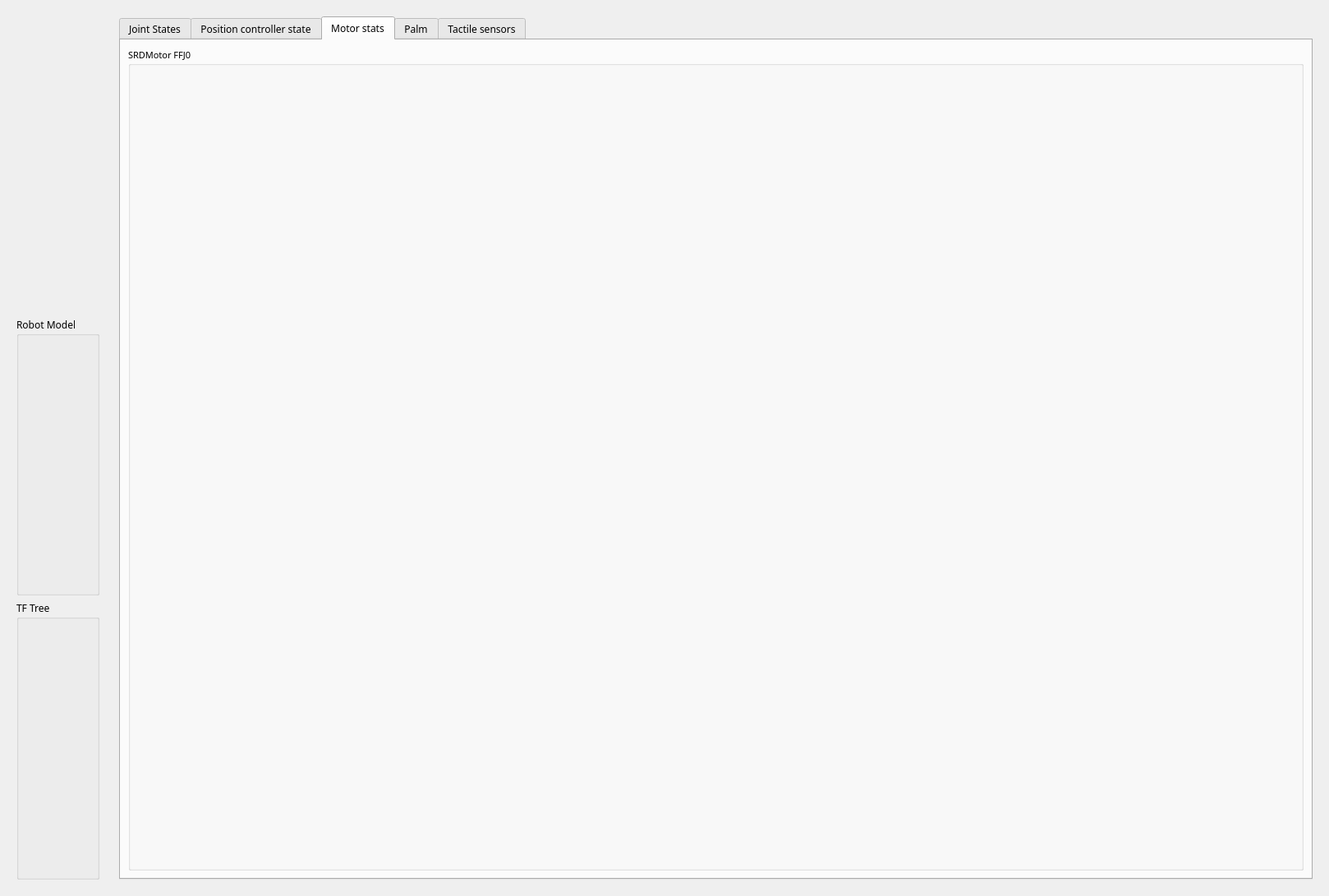
<?xml version="1.0" encoding="UTF-8"?>
<ui version="4.0">
 <class>Form</class>
 <widget class="QWidget" name="Form">
  <property name="geometry">
   <rect>
    <x>0</x>
    <y>0</y>
    <width>1618</width>
    <height>1091</height>
   </rect>
  </property>
  <property name="font">
   <font>
    <family>Sans Serif</family>
    <italic>false</italic>
   </font>
  </property>
  <property name="focusPolicy">
   <enum>Qt::NoFocus</enum>
  </property>
  <property name="windowTitle">
   <string>Dexterous Hand Data Visualizer</string>
  </property>
  <layout class="QGridLayout" name="gridLayout_3">
   <item row="0" column="0">
    <layout class="QGridLayout" name="gridLayout">
     <item row="0" column="1">
      <widget class="QWidget" name="right" native="true">
       <property name="sizePolicy">
        <sizepolicy hsizetype="Preferred" vsizetype="Preferred">
         <horstretch>2</horstretch>
         <verstretch>0</verstretch>
        </sizepolicy>
       </property>
       <layout class="QGridLayout" name="gridLayout_4">
        <item row="1" column="0">
         <widget class="QTabWidget" name="tabWidget">
          <property name="currentIndex">
           <number>2</number>
          </property>
          <widget class="QWidget" name="tab_0">
           <attribute name="title">
            <string>Joint States</string>
           </attribute>
           <layout class="QGridLayout" name="gridLayout_11">
            <item row="0" column="0" rowspan="3">
             <widget class="QGroupBox" name="groupBox_2">
              <property name="title">
               <string>Thumb</string>
              </property>
              <layout class="QGridLayout" name="gridLayout_5">
               <item row="0" column="0">
                <widget class="QLabel" name="label_7">
                 <property name="text">
                  <string>THJ1</string>
                 </property>
                </widget>
               </item>
               <item row="1" column="0">
                <layout class="QVBoxLayout" name="j17_layout"/>
               </item>
               <item row="2" column="0">
                <widget class="QLabel" name="label_8">
                 <property name="text">
                  <string>THJ2</string>
                 </property>
                </widget>
               </item>
               <item row="3" column="0">
                <layout class="QVBoxLayout" name="j18_layout"/>
               </item>
               <item row="4" column="0">
                <widget class="QLabel" name="label_9">
                 <property name="text">
                  <string>THJ3</string>
                 </property>
                </widget>
               </item>
               <item row="5" column="0">
                <layout class="QVBoxLayout" name="j19_layout"/>
               </item>
               <item row="6" column="0">
                <widget class="QLabel" name="label_10">
                 <property name="text">
                  <string>THJ4</string>
                 </property>
                </widget>
               </item>
               <item row="7" column="0">
                <layout class="QVBoxLayout" name="j20_layout"/>
               </item>
               <item row="8" column="0">
                <widget class="QLabel" name="label_27">
                 <property name="text">
                  <string>THJ5</string>
                 </property>
                </widget>
               </item>
               <item row="9" column="0">
                <layout class="QVBoxLayout" name="j21_layout"/>
               </item>
              </layout>
             </widget>
            </item>
            <item row="0" column="2" rowspan="3">
             <widget class="QGroupBox" name="groupBox_4">
              <property name="title">
               <string>Middle</string>
              </property>
              <layout class="QGridLayout" name="gridLayout_7">
               <item row="0" column="0">
                <widget class="QLabel" name="label_15">
                 <property name="text">
                  <string>MFJ1</string>
                 </property>
                </widget>
               </item>
               <item row="1" column="0">
                <layout class="QVBoxLayout" name="j9_layout"/>
               </item>
               <item row="2" column="0">
                <widget class="QLabel" name="label_16">
                 <property name="text">
                  <string>MFJ2</string>
                 </property>
                </widget>
               </item>
               <item row="3" column="0">
                <layout class="QVBoxLayout" name="j10_layout"/>
               </item>
               <item row="4" column="0">
                <widget class="QLabel" name="label_17">
                 <property name="text">
                  <string>MFJ3</string>
                 </property>
                </widget>
               </item>
               <item row="5" column="0">
                <layout class="QVBoxLayout" name="j11_layout"/>
               </item>
               <item row="6" column="0">
                <widget class="QLabel" name="label_18">
                 <property name="text">
                  <string>MFJ4</string>
                 </property>
                </widget>
               </item>
               <item row="7" column="0">
                <layout class="QVBoxLayout" name="j12_layout"/>
               </item>
              </layout>
             </widget>
            </item>
            <item row="0" column="8">
             <widget class="QGroupBox" name="groupBox_7">
              <property name="title">
               <string>Wrist</string>
              </property>
              <layout class="QGridLayout" name="gridLayout_10">
               <item row="2" column="0">
                <widget class="QLabel" name="label_30">
                 <property name="text">
                  <string>WRJ2</string>
                 </property>
                </widget>
               </item>
               <item row="3" column="0">
                <layout class="QVBoxLayout" name="j23_layout"/>
               </item>
               <item row="1" column="0">
                <layout class="QVBoxLayout" name="j22_layout"/>
               </item>
               <item row="0" column="0">
                <widget class="QLabel" name="label_29">
                 <property name="text">
                  <string>WRJ1</string>
                 </property>
                </widget>
               </item>
              </layout>
             </widget>
            </item>
            <item row="0" column="1" rowspan="3">
             <widget class="QGroupBox" name="groupBox_3">
              <property name="title">
               <string>Index</string>
              </property>
              <layout class="QGridLayout" name="gridLayout_6">
               <item row="0" column="0">
                <widget class="QLabel" name="label_11">
                 <property name="text">
                  <string>FFJ1</string>
                 </property>
                </widget>
               </item>
               <item row="1" column="0">
                <layout class="QVBoxLayout" name="j0_layout"/>
               </item>
               <item row="2" column="0">
                <widget class="QLabel" name="label_12">
                 <property name="text">
                  <string>FFJ2</string>
                 </property>
                </widget>
               </item>
               <item row="3" column="0">
                <layout class="QVBoxLayout" name="j1_layout"/>
               </item>
               <item row="4" column="0">
                <widget class="QLabel" name="label_13">
                 <property name="text">
                  <string>FFJ3</string>
                 </property>
                </widget>
               </item>
               <item row="5" column="0">
                <layout class="QVBoxLayout" name="j2_layout"/>
               </item>
               <item row="6" column="0">
                <widget class="QLabel" name="label_14">
                 <property name="text">
                  <string>FFJ4</string>
                 </property>
                </widget>
               </item>
               <item row="7" column="0">
                <layout class="QVBoxLayout" name="j3_layout"/>
               </item>
              </layout>
             </widget>
            </item>
            <item row="0" column="4" rowspan="3">
             <widget class="QGroupBox" name="groupBox_6">
              <property name="title">
               <string>Little</string>
              </property>
              <layout class="QGridLayout" name="gridLayout_9">
               <item row="0" column="0">
                <widget class="QLabel" name="label_23">
                 <property name="text">
                  <string>LFJ1</string>
                 </property>
                </widget>
               </item>
               <item row="1" column="0">
                <layout class="QVBoxLayout" name="j4_layout"/>
               </item>
               <item row="2" column="0">
                <widget class="QLabel" name="label_24">
                 <property name="text">
                  <string>LFJ2</string>
                 </property>
                </widget>
               </item>
               <item row="3" column="0">
                <layout class="QVBoxLayout" name="j5_layout"/>
               </item>
               <item row="4" column="0">
                <widget class="QLabel" name="label_25">
                 <property name="text">
                  <string>LFJ3</string>
                 </property>
                </widget>
               </item>
               <item row="5" column="0">
                <layout class="QVBoxLayout" name="j6_layout"/>
               </item>
               <item row="6" column="0">
                <widget class="QLabel" name="label_26">
                 <property name="text">
                  <string>LFJ4</string>
                 </property>
                </widget>
               </item>
               <item row="7" column="0">
                <layout class="QVBoxLayout" name="j7_layout"/>
               </item>
               <item row="8" column="0">
                <widget class="QLabel" name="label_28">
                 <property name="text">
                  <string>LFJ5</string>
                 </property>
                </widget>
               </item>
               <item row="9" column="0">
                <layout class="QVBoxLayout" name="j8_layout"/>
               </item>
              </layout>
             </widget>
            </item>
            <item row="0" column="3" rowspan="3">
             <widget class="QGroupBox" name="groupBox_5">
              <property name="title">
               <string>Ring</string>
              </property>
              <layout class="QGridLayout" name="gridLayout_8">
               <item row="0" column="0">
                <widget class="QLabel" name="label_19">
                 <property name="text">
                  <string>RFJ1</string>
                 </property>
                </widget>
               </item>
               <item row="1" column="0">
                <layout class="QVBoxLayout" name="j13_layout"/>
               </item>
               <item row="2" column="0">
                <widget class="QLabel" name="label_20">
                 <property name="text">
                  <string>RFJ2</string>
                 </property>
                </widget>
               </item>
               <item row="3" column="0">
                <layout class="QVBoxLayout" name="j14_layout"/>
               </item>
               <item row="4" column="0">
                <widget class="QLabel" name="label_21">
                 <property name="text">
                  <string>RFJ3</string>
                 </property>
                </widget>
               </item>
               <item row="5" column="0">
                <layout class="QVBoxLayout" name="j15_layout"/>
               </item>
               <item row="6" column="0">
                <widget class="QLabel" name="label_22">
                 <property name="text">
                  <string>RFJ4</string>
                 </property>
                </widget>
               </item>
               <item row="7" column="0">
                <layout class="QVBoxLayout" name="j16_layout"/>
               </item>
              </layout>
             </widget>
            </item>
            <item row="1" column="8">
             <widget class="QGroupBox" name="groupBox_9">
              <property name="title">
               <string>Display</string>
              </property>
              <layout class="QGridLayout" name="gridLayout_14">
               <item row="1" column="0">
                <widget class="QRadioButton" name="radioButton">
                 <property name="text">
                  <string>Position (rad)</string>
                 </property>
                 <property name="checked">
                  <bool>true</bool>
                 </property>
                </widget>
               </item>
               <item row="3" column="0">
                <widget class="QRadioButton" name="radioButton_2">
                 <property name="text">
                  <string>Effort</string>
                 </property>
                </widget>
               </item>
               <item row="2" column="0">
                <widget class="QRadioButton" name="radioButton_3">
                 <property name="text">
                  <string>Velocity (rad/s)</string>
                 </property>
                </widget>
               </item>
              </layout>
             </widget>
            </item>
           </layout>
          </widget>
          <widget class="QWidget" name="tab_1">
           <attribute name="title">
            <string>Position controller state</string>
           </attribute>
           <layout class="QGridLayout" name="gridLayout_15">
            <item row="0" column="0" rowspan="2">
             <widget class="QGroupBox" name="groupBox_10">
              <property name="title">
               <string>Thumb</string>
              </property>
              <layout class="QGridLayout" name="gridLayout_29">
               <item row="0" column="0">
                <widget class="QLabel" name="label_79">
                 <property name="text">
                  <string>THJ1</string>
                 </property>
                </widget>
               </item>
               <item row="1" column="0">
                <layout class="QVBoxLayout" name="j17_layout_2"/>
               </item>
               <item row="2" column="0">
                <widget class="QLabel" name="label_80">
                 <property name="text">
                  <string>THJ2</string>
                 </property>
                </widget>
               </item>
               <item row="3" column="0">
                <layout class="QVBoxLayout" name="j18_layout_2"/>
               </item>
               <item row="4" column="0">
                <widget class="QLabel" name="label_81">
                 <property name="text">
                  <string>THJ3</string>
                 </property>
                </widget>
               </item>
               <item row="5" column="0">
                <layout class="QVBoxLayout" name="j19_layout_2"/>
               </item>
               <item row="6" column="0">
                <widget class="QLabel" name="label_82">
                 <property name="text">
                  <string>THJ4</string>
                 </property>
                </widget>
               </item>
               <item row="7" column="0">
                <layout class="QVBoxLayout" name="j20_layout_2"/>
               </item>
               <item row="8" column="0">
                <widget class="QLabel" name="label_83">
                 <property name="text">
                  <string>THJ5</string>
                 </property>
                </widget>
               </item>
               <item row="9" column="0">
                <layout class="QVBoxLayout" name="j21_layout_2"/>
               </item>
              </layout>
             </widget>
            </item>
            <item row="0" column="1" rowspan="2">
             <widget class="QGroupBox" name="groupBox_24">
              <property name="title">
               <string>Index</string>
              </property>
              <layout class="QGridLayout" name="gridLayout_35">
               <item row="0" column="0">
                <widget class="QLabel" name="label_99">
                 <property name="text">
                  <string>FFJ1</string>
                 </property>
                </widget>
               </item>
               <item row="1" column="0">
                <layout class="QVBoxLayout" name="j0_layout_2"/>
               </item>
               <item row="2" column="0">
                <widget class="QLabel" name="label_100">
                 <property name="text">
                  <string>FFJ2</string>
                 </property>
                </widget>
               </item>
               <item row="3" column="0">
                <layout class="QVBoxLayout" name="j1_layout_2"/>
               </item>
               <item row="4" column="0">
                <widget class="QLabel" name="label_101">
                 <property name="text">
                  <string>FFJ3</string>
                 </property>
                </widget>
               </item>
               <item row="5" column="0">
                <layout class="QVBoxLayout" name="j2_layout_2"/>
               </item>
               <item row="6" column="0">
                <widget class="QLabel" name="label_102">
                 <property name="text">
                  <string>FFJ4</string>
                 </property>
                </widget>
               </item>
               <item row="7" column="0">
                <layout class="QVBoxLayout" name="j3_layout_2"/>
               </item>
              </layout>
             </widget>
            </item>
            <item row="0" column="2" rowspan="2">
             <widget class="QGroupBox" name="groupBox_14">
              <property name="title">
               <string>Middle</string>
              </property>
              <layout class="QGridLayout" name="gridLayout_33">
               <item row="0" column="0">
                <widget class="QLabel" name="label_91">
                 <property name="text">
                  <string>MFJ1</string>
                 </property>
                </widget>
               </item>
               <item row="1" column="0">
                <layout class="QVBoxLayout" name="j9_layout_2"/>
               </item>
               <item row="2" column="0">
                <widget class="QLabel" name="label_92">
                 <property name="text">
                  <string>MFJ2</string>
                 </property>
                </widget>
               </item>
               <item row="3" column="0">
                <layout class="QVBoxLayout" name="j10_layout_2"/>
               </item>
               <item row="4" column="0">
                <widget class="QLabel" name="label_93">
                 <property name="text">
                  <string>MFJ3</string>
                 </property>
                </widget>
               </item>
               <item row="5" column="0">
                <layout class="QVBoxLayout" name="j11_layout_2"/>
               </item>
               <item row="6" column="0">
                <widget class="QLabel" name="label_94">
                 <property name="text">
                  <string>MFJ4</string>
                 </property>
                </widget>
               </item>
               <item row="7" column="0">
                <layout class="QVBoxLayout" name="j12_layout_2"/>
               </item>
              </layout>
             </widget>
            </item>
            <item row="0" column="3" rowspan="2">
             <widget class="QGroupBox" name="groupBox_23">
              <property name="title">
               <string>Ring</string>
              </property>
              <layout class="QGridLayout" name="gridLayout_34">
               <item row="0" column="0">
                <widget class="QLabel" name="label_95">
                 <property name="text">
                  <string>RFJ1</string>
                 </property>
                </widget>
               </item>
               <item row="1" column="0">
                <layout class="QVBoxLayout" name="j13_layout_2"/>
               </item>
               <item row="2" column="0">
                <widget class="QLabel" name="label_96">
                 <property name="text">
                  <string>RFJ2</string>
                 </property>
                </widget>
               </item>
               <item row="3" column="0">
                <layout class="QVBoxLayout" name="j14_layout_2"/>
               </item>
               <item row="4" column="0">
                <widget class="QLabel" name="label_97">
                 <property name="text">
                  <string>RFJ3</string>
                 </property>
                </widget>
               </item>
               <item row="5" column="0">
                <layout class="QVBoxLayout" name="j15_layout_2"/>
               </item>
               <item row="6" column="0">
                <widget class="QLabel" name="label_98">
                 <property name="text">
                  <string>RFJ4</string>
                 </property>
                </widget>
               </item>
               <item row="7" column="0">
                <layout class="QVBoxLayout" name="j16_layout_2"/>
               </item>
              </layout>
             </widget>
            </item>
            <item row="0" column="4" rowspan="2">
             <widget class="QGroupBox" name="groupBox_11">
              <property name="title">
               <string>Little</string>
              </property>
              <layout class="QGridLayout" name="gridLayout_30">
               <item row="0" column="0">
                <widget class="QLabel" name="label_84">
                 <property name="text">
                  <string>LFJ1</string>
                 </property>
                </widget>
               </item>
               <item row="1" column="0">
                <layout class="QVBoxLayout" name="j4_layout_2"/>
               </item>
               <item row="2" column="0">
                <widget class="QLabel" name="label_85">
                 <property name="text">
                  <string>LFJ2</string>
                 </property>
                </widget>
               </item>
               <item row="3" column="0">
                <layout class="QVBoxLayout" name="j5_layout_2"/>
               </item>
               <item row="4" column="0">
                <widget class="QLabel" name="label_86">
                 <property name="text">
                  <string>LFJ3</string>
                 </property>
                </widget>
               </item>
               <item row="5" column="0">
                <layout class="QVBoxLayout" name="j6_layout_2"/>
               </item>
               <item row="6" column="0">
                <widget class="QLabel" name="label_87">
                 <property name="text">
                  <string>LFJ4</string>
                 </property>
                </widget>
               </item>
               <item row="7" column="0">
                <layout class="QVBoxLayout" name="j7_layout_2"/>
               </item>
               <item row="8" column="0">
                <widget class="QLabel" name="label_88">
                 <property name="text">
                  <string>LFJ5</string>
                 </property>
                </widget>
               </item>
               <item row="9" column="0">
                <layout class="QVBoxLayout" name="j8_layout_2"/>
               </item>
              </layout>
             </widget>
            </item>
            <item row="0" column="5">
             <widget class="QGroupBox" name="groupBox_13">
              <property name="title">
               <string>Wrist</string>
              </property>
              <layout class="QGridLayout" name="gridLayout_32">
               <item row="2" column="0">
                <widget class="QLabel" name="label_89">
                 <property name="text">
                  <string>WRJ2</string>
                 </property>
                </widget>
               </item>
               <item row="3" column="0">
                <layout class="QVBoxLayout" name="j23_layout_2"/>
               </item>
               <item row="1" column="0">
                <layout class="QVBoxLayout" name="j22_layout_2"/>
               </item>
               <item row="0" column="0">
                <widget class="QLabel" name="label_90">
                 <property name="text">
                  <string>WRJ1</string>
                 </property>
                </widget>
               </item>
              </layout>
             </widget>
            </item>
            <item row="1" column="5">
             <widget class="QGroupBox" name="groupBox_12">
              <property name="title">
               <string>Display</string>
              </property>
              <layout class="QGridLayout" name="gridLayout_31">
               <item row="4" column="0">
                <widget class="QRadioButton" name="radioButton_13">
                 <property name="text">
                  <string>Error</string>
                 </property>
                </widget>
               </item>
               <item row="1" column="0">
                <widget class="QRadioButton" name="radioButton_10">
                 <property name="text">
                  <string>Setpoint</string>
                 </property>
                 <property name="checked">
                  <bool>true</bool>
                 </property>
                </widget>
               </item>
               <item row="3" column="0">
                <widget class="QRadioButton" name="radioButton_11">
                 <property name="text">
                  <string>dInput/dt</string>
                 </property>
                </widget>
               </item>
               <item row="2" column="0">
                <widget class="QRadioButton" name="radioButton_12">
                 <property name="text">
                  <string>Input</string>
                 </property>
                </widget>
               </item>
               <item row="5" column="0">
                <widget class="QRadioButton" name="radioButton_14">
                 <property name="text">
                  <string>Output</string>
                 </property>
                </widget>
               </item>
              </layout>
             </widget>
            </item>
           </layout>
          </widget>
          <widget class="QWidget" name="tab_2">
           <attribute name="title">
            <string>Motor stats</string>
           </attribute>
           <layout class="QGridLayout" name="gridLayout_22">
            <item row="0" column="0">
             <widget class="QGroupBox" name="group_box_67">
              <property name="font">
               <font>
                <pointsize>8</pointsize>
               </font>
              </property>
              <property name="title">
               <string>SRDMotor FFJ0</string>
              </property>
              <layout class="QGridLayout" name="gridLayout_21">
               <item row="0" column="0">
                <layout class="QVBoxLayout" name="motor_stat_layout_1"/>
               </item>
              </layout>
             </widget>
            </item>
           </layout>
          </widget>
          <widget class="QWidget" name="tab_3">
           <attribute name="title">
            <string>Palm</string>
           </attribute>
           <layout class="QGridLayout" name="gridLayout_16">
            <item row="0" column="0">
             <widget class="QGroupBox" name="groupBox_25">
              <property name="title">
               <string>Accelerometer</string>
              </property>
              <layout class="QGridLayout" name="gridLayout_18">
               <item row="0" column="0">
                <layout class="QVBoxLayout" name="palm_extras_layout"/>
               </item>
              </layout>
             </widget>
            </item>
            <item row="1" column="0">
             <widget class="QGroupBox" name="groupBox_26">
              <property name="title">
               <string>Gyrometer</string>
              </property>
              <layout class="QGridLayout" name="gridLayout_19">
               <item row="0" column="0">
                <layout class="QVBoxLayout" name="palm_extras_layout_2"/>
               </item>
              </layout>
             </widget>
            </item>
            <item row="2" column="0">
             <widget class="QGroupBox" name="groupBox_27">
              <property name="title">
               <string>Analog inputs</string>
              </property>
              <layout class="QGridLayout" name="gridLayout_20">
               <item row="0" column="0">
                <layout class="QVBoxLayout" name="palm_extras_layout_3"/>
               </item>
              </layout>
             </widget>
            </item>
           </layout>
          </widget>
          <widget class="QWidget" name="tab_4">
           <attribute name="title">
            <string>Tactile sensors</string>
           </attribute>
           <layout class="QGridLayout" name="gridLayout_17">
            <item row="1" column="0">
             <widget class="QGroupBox" name="groupBox_16">
              <property name="font">
               <font>
                <pointsize>8</pointsize>
               </font>
              </property>
              <property name="title">
               <string>Biotac 1</string>
              </property>
              <layout class="QGridLayout" name="gridLayout_72">
               <item row="0" column="0">
                <layout class="QVBoxLayout" name="biotac_1_layout"/>
               </item>
              </layout>
             </widget>
            </item>
            <item row="0" column="0">
             <widget class="QGroupBox" name="groupBox_15">
              <property name="font">
               <font>
                <pointsize>8</pointsize>
               </font>
              </property>
              <property name="title">
               <string>Biotac 0</string>
              </property>
              <layout class="QGridLayout" name="gridLayout_71">
               <item row="0" column="0">
                <layout class="QVBoxLayout" name="biotac_0_layout"/>
               </item>
              </layout>
             </widget>
            </item>
            <item row="3" column="0">
             <widget class="QGroupBox" name="groupBox_19">
              <property name="font">
               <font>
                <pointsize>8</pointsize>
               </font>
              </property>
              <property name="title">
               <string>Biotac 3</string>
              </property>
              <layout class="QGridLayout" name="gridLayout_75">
               <item row="0" column="0">
                <layout class="QVBoxLayout" name="biotac_3_layout"/>
               </item>
              </layout>
             </widget>
            </item>
            <item row="4" column="0">
             <widget class="QGroupBox" name="groupBox_20">
              <property name="font">
               <font>
                <pointsize>8</pointsize>
               </font>
              </property>
              <property name="title">
               <string>Biotac 4</string>
              </property>
              <layout class="QGridLayout" name="gridLayout_76">
               <item row="0" column="0">
                <layout class="QVBoxLayout" name="biotac_4_layout"/>
               </item>
              </layout>
             </widget>
            </item>
            <item row="2" column="0">
             <widget class="QGroupBox" name="groupBox_18">
              <property name="font">
               <font>
                <pointsize>8</pointsize>
               </font>
              </property>
              <property name="title">
               <string>Biotac 2</string>
              </property>
              <layout class="QGridLayout" name="gridLayout_74">
               <item row="0" column="0">
                <layout class="QVBoxLayout" name="biotac_2_layout"/>
               </item>
              </layout>
             </widget>
            </item>
           </layout>
          </widget>
         </widget>
        </item>
       </layout>
      </widget>
     </item>
     <item row="0" column="0">
      <widget class="QWidget" name="left" native="true">
       <property name="sizePolicy">
        <sizepolicy hsizetype="Preferred" vsizetype="Preferred">
         <horstretch>0</horstretch>
         <verstretch>0</verstretch>
        </sizepolicy>
       </property>
       <layout class="QGridLayout" name="gridLayout_2">
        <item row="0" column="0">
         <layout class="QVBoxLayout" name="verticalLayout_2">
          <item>
           <widget class="QLabel" name="label_6">
            <property name="sizePolicy">
             <sizepolicy hsizetype="Maximum" vsizetype="Preferred">
              <horstretch>0</horstretch>
              <verstretch>0</verstretch>
             </sizepolicy>
            </property>
            <property name="maximumSize">
             <size>
              <width>275</width>
              <height>16777215</height>
             </size>
            </property>
            <property name="text">
             <string/>
            </property>
            <property name="pixmap">
             <pixmap>Shadow-Logo.png</pixmap>
            </property>
            <property name="alignment">
             <set>Qt::AlignLeading|Qt::AlignLeft|Qt::AlignTop</set>
            </property>
           </widget>
          </item>
          <item>
           <spacer name="horizontalSpacer">
            <property name="orientation">
             <enum>Qt::Horizontal</enum>
            </property>
            <property name="sizeHint" stdset="0">
             <size>
              <width>40</width>
              <height>20</height>
             </size>
            </property>
           </spacer>
          </item>
          <item>
           <widget class="QGroupBox" name="groupBox">
            <property name="title">
             <string>Robot Model</string>
            </property>
            <layout class="QGridLayout" name="gridLayout_12">
             <item row="0" column="0">
              <layout class="QVBoxLayout" name="scene_layout_1">
               <property name="spacing">
                <number>0</number>
               </property>
              </layout>
             </item>
            </layout>
           </widget>
          </item>
          <item>
           <widget class="QGroupBox" name="groupBox_8">
            <property name="title">
             <string>TF Tree</string>
            </property>
            <layout class="QGridLayout" name="gridLayout_13">
             <item row="0" column="0">
              <layout class="QVBoxLayout" name="scene_layout_2">
               <property name="spacing">
                <number>0</number>
               </property>
              </layout>
             </item>
            </layout>
           </widget>
          </item>
         </layout>
        </item>
       </layout>
      </widget>
     </item>
    </layout>
   </item>
  </layout>
 </widget>
 <resources/>
 <connections/>
</ui>
